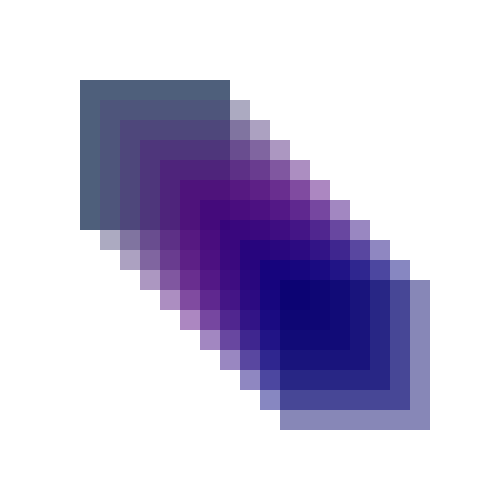
Frame 1 (no input)
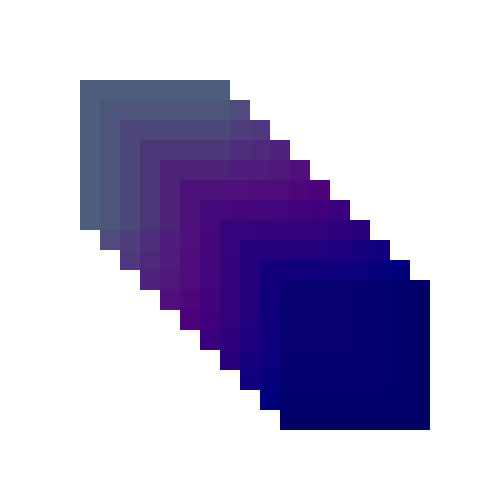
Frame 60 (the mouse pressed at the canvas centre just before this capture)
Frame 120 (the mouse held since frame 60 and released just before this capture): identical to frame 60, image omitted

The Processing sketch that drew these frames (run headless with seeded random() and noise(); from frame 60 on, the mouse is pressed at the canvas centre):

// Processing sketch: processing_83944
// ── processing_83944.pde

void setup()
{
  size(500,500);
  background(255);
}

void draw()
{
  // de la gauche vers la droite
  
  noStroke();
  fill(78,95,123);
  rect(80,80,150,150);
  
  noStroke();
  fill(78,75,123,120);
  translate(20,20);
  rect(80,80,150,150);
  
   noStroke();
  fill(78,55,123,120);
  translate(20,20);
  rect(80,80,150,150);
  
   noStroke();
  fill(78,35,123,120);
  translate(20,20);
  rect(80,80,150,150);
  
   noStroke();
  fill(78,15,123,120);
  translate(20,20);
  rect(80,80,150,150);
  
   noStroke();
  fill(78,0,123,120);
  translate(20,20);
  rect(80,80,150,150);
  
   noStroke();
  fill(58,0,123,120);
  translate(20,20);
  rect(80,80,150,150);
  
   noStroke();
  fill(38,0,123,120);
  translate(20,20);
  rect(80,80,150,150);
  
   noStroke();
  fill(18,0,123,120);
  translate(20,20);
  rect(80,80,150,150);
  
   noStroke();
  fill(0,0,123,120);
  translate(20,20);
  rect(80,80,150,150);
  
   noStroke();
  fill(0,0,103,120);
  translate(20,20);
  rect(80,80,150,150);
}
